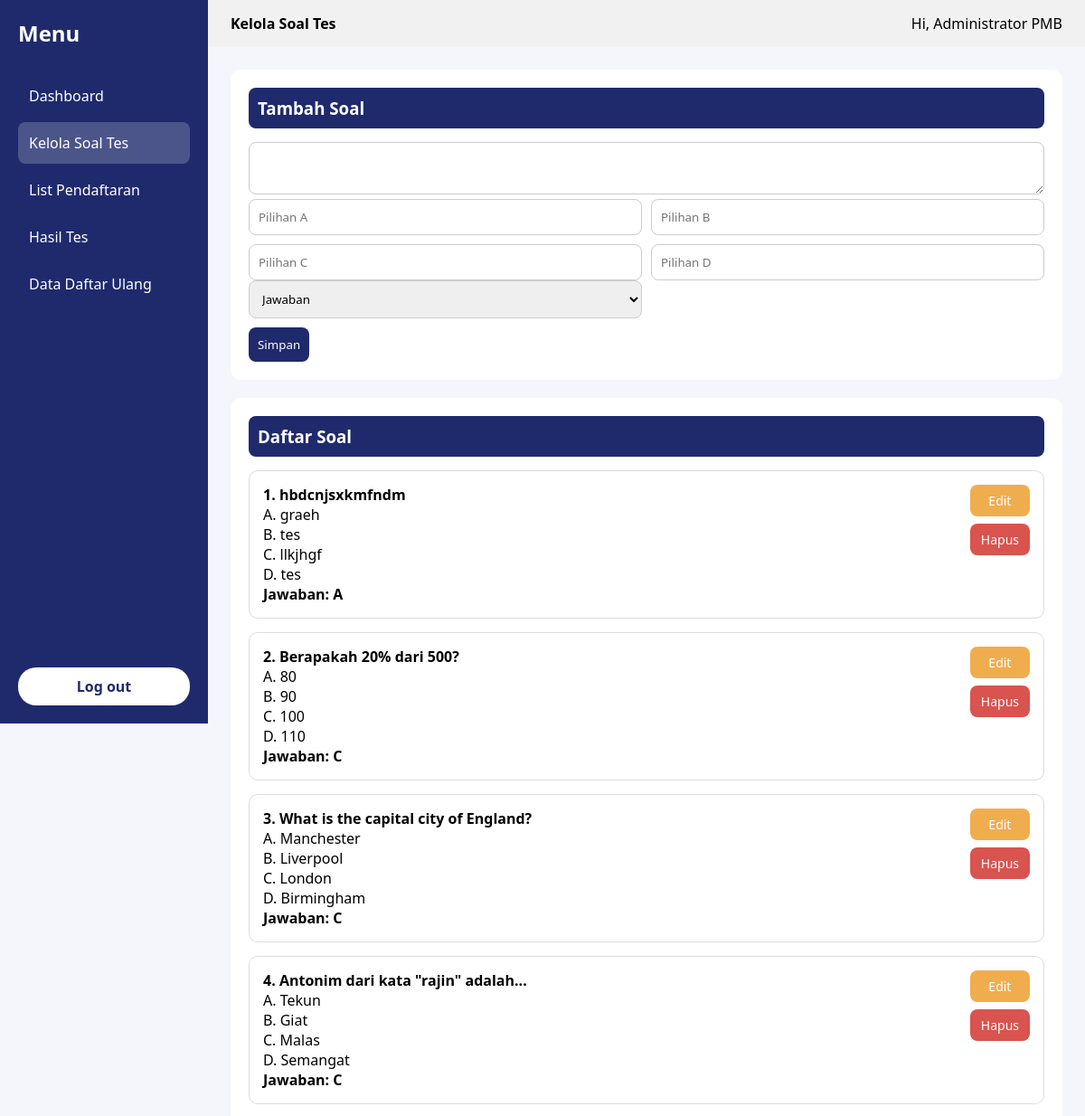
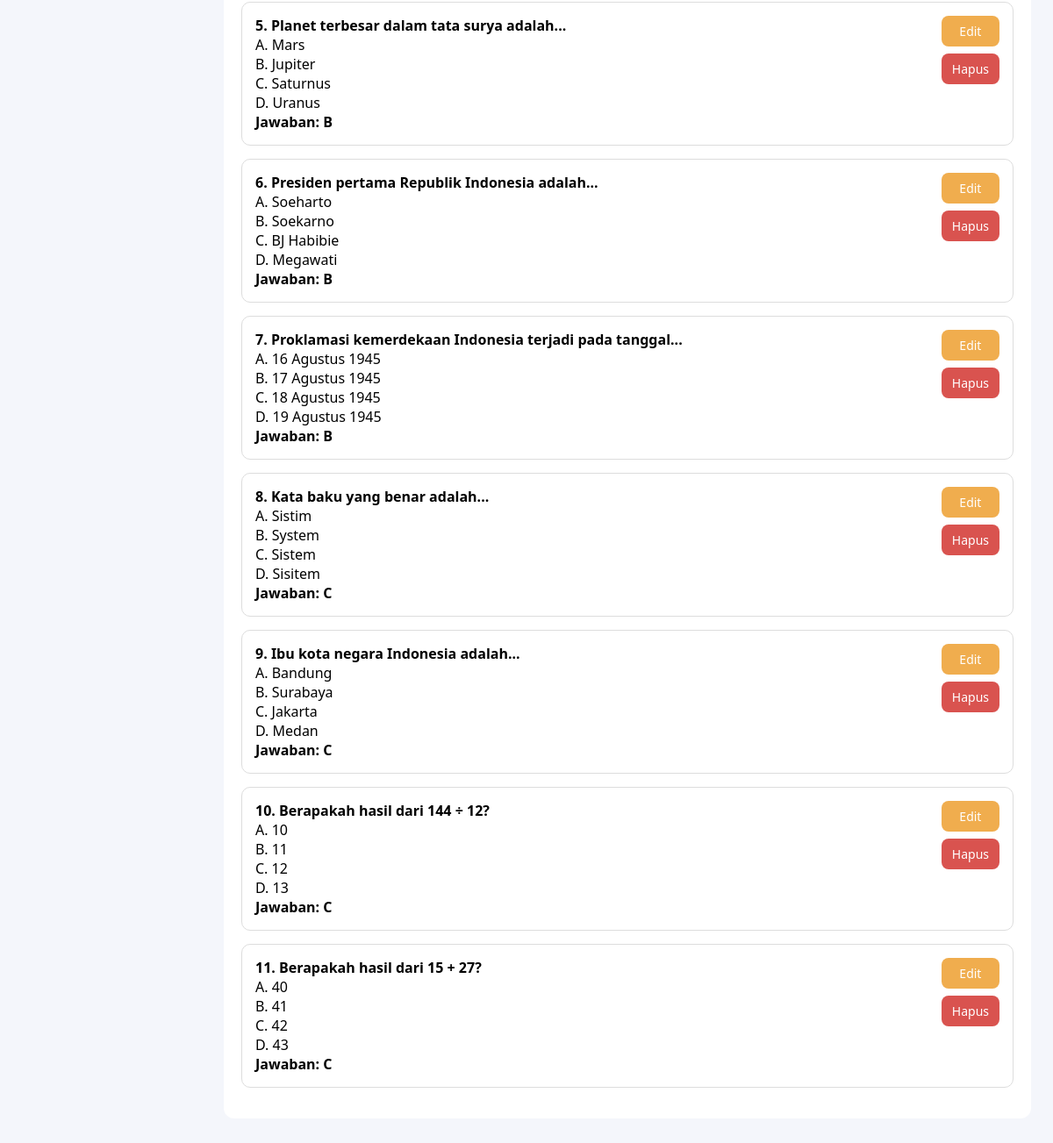
Page /admin/soal.php (signed in) on the committed database (2 pictures, top to bottom).
### tables this page shows
CREATE TABLE `soal` (
  `id_soal` int(11) NOT NULL,
  `pertanyaan` text NOT NULL,
  `pilihan_a` varchar(255) NOT NULL,
  `pilihan_b` varchar(255) NOT NULL,
  `pilihan_c` varchar(255) NOT NULL,
  `pilihan_d` varchar(255) NOT NULL,
  `jawaban_benar` enum('A','B','C','D') NOT NULL,
  `created_at` timestamp NOT NULL DEFAULT current_timestamp()
);

### admin/soal.php (the view, shortened to what this page needs)
<?php
require_once '../config.php';
$edit = null;
$soal = mysqli_query($conn, "SELECT * FROM soal ORDER BY id_soal DESC");
$page = basename($_SERVER['PHP_SELF']);
?>
<!DOCTYPE html>
<html lang="id">
<head>
</head>
<body>
    <div class="wrapper">
        <aside class="sidebar">
            <h2>Menu</h2>
            <ul>
                <li><a href="dashboard.php">Dashboard</a></li>
                <li class="<?= $page == 'soal.php' ? 'active' : '' ?>"><a href="soal.php">Kelola Soal Tes</a></li>
                <li><a href="list_pendaftar.php">List Pendaftaran</a></li>
                <li><a href="hasil_test.php">Hasil Tes</a></li>
                <li><a href="daftar_ulang.php">Data Daftar Ulang</a></li>
            </ul>
            <a href="logout.php" class="logout">Log out</a>
        </aside>
        <main class="main">
            <header class="topbar">
                <div><strong> Kelola Soal Tes</strong></div>
                <div>Hi,
                    <?= $_SESSION['admin_name'] ?>
                </div>
            </header>
            <section class="content">
                <div class="card">
                    <h3>
                        <?= $edit ? 'Edit Soal' : 'Tambah Soal' ?>
                    </h3>
                    <form method="POST">
                        <textarea name="pertanyaan" required><?= $edit['pertanyaan'] ?? '' ?></textarea>
                        <div class="form-grid">
                            <input name="pilihan_a" placeholder="Pilihan A" required
                                value="<?= $edit['pilihan_a'] ?? '' ?>">
                            <input name="pilihan_b" placeholder="Pilihan B" required
                                value="<?= $edit['pilihan_b'] ?? '' ?>">
                            <input name="pilihan_c" placeholder="Pilihan C" required
                                value="<?= $edit['pilihan_c'] ?? '' ?>">
                            <input name="pilihan_d" placeholder="Pilihan D" required
                                value="<?= $edit['pilihan_d'] ?? '' ?>">
                        </div>
                        <div class="form-grid">
                            <select name="jawaban_benar" required>
                                <option value="">Jawaban</option>
                            </select>
                        </div>
                        <button>
                            <?= $edit ? 'Update' : 'Simpan' ?>
                        </button>
                    </form>
                </div>
                <div class="card">
                    <h3>Daftar Soal</h3>
                    <?php $no = 1;
                    while ($r = mysqli_fetch_assoc($soal)): ?>
                        <div class="soal-item">
                            <div class="soal-row">
                                <div class="soal-content">
                                    <b>
                                        <?= $no++ ?>.
                                        <?= $r['pertanyaan'] ?>
                                    </b><br>
                                    <p>A.
                                        <?= $r['pilihan_a'] ?>
                                    </p>
                                    <p>B.
                                        <?= $r['pilihan_b'] ?>
                                    </p>
                                    <p>C.
                                        <?= $r['pilihan_c'] ?>
                                    </p>
                                    <p>D.
                                        <?= $r['pilihan_d'] ?>
                                    </p>
                                    <p><b>Jawaban:
                                            <?= strtoupper($r['jawaban_benar']) ?>
                                        </b></p>
                                </div>
                                <div class="soal-action">
                                    <a href="?edit=<?= $r['id_soal'] ?>" class="btn-warning">Edit</a>
                                    <a href="?delete=<?= $r['id_soal'] ?>" class="btn-danger"
                                        onclick="return confirm('Hapus soal ini?')">Hapus</a>
                                </div>
                            </div>
                        </div>
                    <?php endwhile; ?>
                </div>
            </section>
        </main>
    </div>
</body>
</html>

### admin/soal.php (style rules this page uses)
* { margin: 0; padding: 0; box-sizing: border-box; font-family: 'Segoe UI', sans-serif; }
body { background: #f4f6fb; }
.wrapper { min-height:100vh; }
.sidebar { position:fixed; top:0; left:0; width:230px; height:100vh; background:#1f2a6d; color:#fff; padding:20px; display:flex; flex-direction:column; }
.sidebar h2 { margin-bottom:30px; }
.sidebar ul { list-style:none; }
.sidebar ul li a { display:block; padding:12px; margin-bottom:6px; color:#fff; text-decoration:none; border-radius:8px; }
.sidebar ul li a:hover, .sidebar ul li.active a { background:#ffffff33; }
.logout { margin-top: auto; background: #fff; color: #1f2a6d; padding: 10px; border-radius: 20px; text-align: center; text-decoration: none; font-weight: bold; }
.main { margin-left:230px; min-height:100vh; display:flex; flex-direction:column; }
.topbar { background:#f1f1f1; padding:15px 25px; display:flex; justify-content:space-between; align-items:center; }
.content { flex:1; padding:25px; overflow-y:auto; }
.card { background: #fff; padding: 20px; border-radius: 12px; margin-bottom: 20px; }
.card h3 { background: #1f2a6d; color: #fff; padding: 10px; border-radius: 8px; margin-bottom: 15px; }
.form-grid { display: grid; grid-template-columns: 1fr 1fr; gap: 10px; }
input, textarea, select { width: 100%; padding: 10px; border-radius: 8px; border: 1px solid #ccc; }
textarea { grid-column: span 2; }
button { background: #1f2a6d; color: #fff; padding: 10px; border: none; border-radius: 8px; margin-top: 10px; cursor: pointer; }
.soal-item { border: 1px solid #ddd; padding: 15px; border-radius: 10px; margin-bottom: 15px; }
.soal-row { display: flex; justify-content: space-between; align-items: flex-start; gap: 15px; }
.soal-content { flex: 1; }
.soal-action { display: flex; flex-direction: column; gap: 8px; }
.btn-warning, .btn-danger { padding: 8px 12px; border-radius: 8px; text-decoration: none; color: #fff; font-size: 14px; text-align: center; }
.btn-warning { background: #f0ad4e; }
.btn-danger { background: #d9534f; }

### rows in the picture
soal: pertanyaan "hbdcnjsxkmfndm", pilihan_a "graeh", pilihan_b "tes", pilihan_c "llkjhgf", pilihan_d "tes", jawaban_benar "A"
soal: pertanyaan "Berapakah 20% dari 500?", pilihan_a "80", pilihan_b "90", pilihan_c "100", pilihan_d "110", jawaban_benar "C"
soal: pertanyaan "What is the capital city of England?", pilihan_a "Manchester", pilihan_b "Liverpool", pilihan_c "London", pilihan_d "Birmingham", jawaban_benar "C"
soal: pertanyaan "Antonim dari kata \"rajin\" adalah...", pilihan_a "Tekun", pilihan_b "Giat", pilihan_c "Malas", pilihan_d "Semangat", jawaban_benar "C"
soal: pertanyaan "Planet terbesar dalam tata surya adalah...", pilihan_a "Mars", pilihan_b "Jupiter", pilihan_c "Saturnus", pilihan_d "Uranus", jawaban_benar "B"
soal: pertanyaan "Presiden pertama Republik Indonesia adalah...", pilihan_a "Soeharto", pilihan_b "Soekarno", pilihan_c "BJ Habibie", pilihan_d "Megawati", jawaban_benar "B"
soal: pertanyaan "Proklamasi kemerdekaan Indonesia terjadi pada tanggal...", pilihan_a "16 Agustus 1945", pilihan_b "17 Agustus 1945", pilihan_c "18 Agustus 1945", pilihan_d "19 Agustus 1945", jawaban_benar "B"
soal: pertanyaan "Kata baku yang benar adalah...", pilihan_a "Sistim", pilihan_b "System", pilihan_c "Sistem", pilihan_d "Sisitem", jawaban_benar "C"
soal: pertanyaan "Ibu kota negara Indonesia adalah...", pilihan_a "Bandung", pilihan_b "Surabaya", pilihan_c "Jakarta", pilihan_d "Medan", jawaban_benar "C"
soal: pertanyaan "Berapakah hasil dari 144 ÷ 12?", pilihan_a "10", pilihan_b "11", pilihan_c "12", pilihan_d "13", jawaban_benar "C"
soal: pertanyaan "Berapakah hasil dari 15 + 27?", pilihan_a "40", pilihan_b "41", pilihan_c "42", pilihan_d "43", jawaban_benar "C"

### other values in the picture
$_SESSION['admin_name'] "Administrator PMB"
